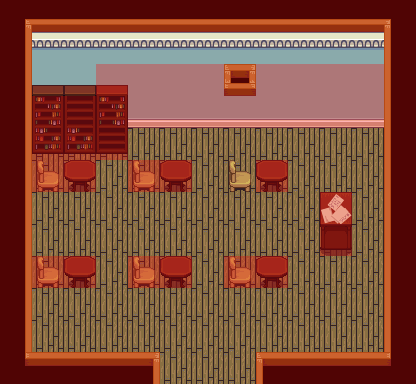

The image is a tile-based game level rendered from a .tmx file. Its description and complete source (layers, tilesets, objects, tile grids) follow:
An orthogonal 13x12 tile map with 32x32 px tiles, 7 tile layers (Floor, Walls, Furniture, Decor, ...), 3 tilesets.

<map version="1.2" tiledversion="1.2.0" orientation="orthogonal" renderorder="right-down" width="13" height="12" tilewidth="32" tileheight="32" infinite="0" nextlayerid="10" nextobjectid="1">
 <tileset firstgid="1" name="interior" tilewidth="32" tileheight="32" tilecount="256" columns="16">
  <image source="../Assets/LPC_house_interior/interior.png" width="512" height="512" />
  <tile id="0">
   <animation>
    <frame tileid="162" duration="300" />
    <frame tileid="161" duration="300" />
    <frame tileid="163" duration="300" />
    <frame tileid="161" duration="300" />
   </animation>
  </tile>
 </tileset>
 <tileset firstgid="257" source="house_inside.tsx" />
 <tileset firstgid="481" source="Collision.tsx" />
 <layer id="3" name="Floor" width="13" height="12">
  <data encoding="csv">
49,49,49,49,49,49,49,49,49,49,49,49,0,
49,49,49,49,49,49,49,49,49,49,49,49,0,
49,49,49,49,49,49,49,49,49,49,49,49,0,
49,49,49,49,49,49,49,49,49,49,49,49,0,
49,49,49,49,49,49,49,49,49,49,49,49,0,
49,49,49,49,49,49,49,49,49,49,49,49,0,
49,49,49,49,49,49,49,49,49,49,49,49,0,
49,49,49,49,49,49,49,49,49,49,49,49,0,
49,49,49,49,49,49,49,49,49,49,49,49,0,
49,49,49,49,49,49,49,49,49,49,49,49,0,
49,49,49,49,49,49,49,49,49,49,49,49,0,
49,49,49,49,49,49,49,49,49,49,49,49,0
</data>
 </layer>
 <layer id="4" name="Walls" width="13" height="12">
  <data encoding="csv">
34,36,36,36,36,36,36,36,36,36,36,36,33,
21,388,388,388,388,388,388,388,388,388,388,388,19,
21,404,404,404,404,404,404,404,404,404,404,404,19,
21,420,420,420,420,420,420,420,420,420,420,420,19,
21,0,0,0,0,0,0,0,0,0,0,0,19,
21,0,0,0,0,0,0,0,0,0,0,0,19,
21,0,0,0,0,0,0,0,0,0,0,0,19,
21,0,0,0,0,0,0,0,0,0,0,0,19,
21,0,0,0,0,0,0,0,0,0,0,0,19,
21,0,0,0,0,0,0,0,0,0,0,0,19,
21,0,0,0,0,0,0,0,0,0,0,0,19,
18,4,4,4,5,0,0,0,3,4,4,4,17
</data>
 </layer>
 <layer id="5" name="Furniture" width="13" height="12">
  <data encoding="csv">
0,0,0,0,0,0,0,0,0,0,0,0,0,
0,0,0,0,0,0,0,0,0,0,0,0,0,
0,319,319,317,0,0,0,0,0,0,0,0,0,
0,335,333,335,0,0,0,0,0,0,0,0,0,
0,351,351,349,0,0,0,0,0,0,0,0,0,
0,415,0,0,415,0,0,415,0,0,0,0,0,
0,0,0,0,0,0,0,0,0,0,55,0,0,
0,0,0,0,0,0,0,0,0,0,71,0,0,
0,415,0,0,415,0,0,415,0,0,0,0,0,
0,0,0,0,0,0,0,0,0,0,0,0,0,
0,0,0,0,0,0,0,0,0,0,0,0,0,
0,0,0,0,0,0,0,0,0,0,0,0,0
</data>
 </layer>
 <layer id="6" name="Decor" width="13" height="12">
  <data encoding="csv">
0,0,0,0,0,0,0,0,0,0,0,0,0,
0,0,0,0,0,0,0,0,0,0,0,0,0,
0,0,0,0,0,0,0,1,0,0,0,0,0,
0,0,0,0,0,0,0,0,0,0,0,0,0,
0,0,0,0,0,0,0,0,0,0,0,0,0,
0,0,46,0,0,46,0,0,46,0,0,0,0,
0,0,0,0,0,0,0,0,0,0,42,0,0,
0,0,0,0,0,0,0,0,0,0,0,0,0,
0,0,46,0,0,46,0,0,46,0,0,0,0,
0,0,0,0,0,0,0,0,0,0,0,0,0,
0,0,0,0,0,0,0,0,0,0,0,0,0,
0,0,0,0,0,0,0,0,0,0,0,0,0
</data>
 </layer>
 <layer id="7" name="NPCs" width="13" height="12">
  <data encoding="csv">
0,0,0,0,0,0,0,0,0,0,0,0,0,
0,0,0,0,0,0,0,0,0,0,0,0,0,
0,0,0,0,0,0,0,0,0,0,0,0,0,
0,0,0,0,0,0,0,0,0,0,0,0,0,
0,0,0,0,0,0,0,0,0,0,0,0,0,
0,0,0,0,0,0,0,0,0,0,0,0,0,
0,0,0,0,0,0,0,0,0,0,0,0,0,
0,0,0,0,0,0,0,0,0,0,0,0,0,
0,0,0,0,0,0,0,0,0,0,0,0,0,
0,0,0,0,0,0,0,0,0,0,0,0,0,
0,0,0,0,0,0,0,0,0,0,0,0,0,
0,0,0,0,0,0,0,0,0,0,0,0,0
</data>
 </layer>
 <layer id="8" name="PlayerLayer" width="13" height="12">
  <data encoding="csv">
0,0,0,0,0,0,0,0,0,0,0,0,0,
0,0,0,0,0,0,0,0,0,0,0,0,0,
0,0,0,0,0,0,0,0,0,0,0,0,0,
0,0,0,0,0,0,0,0,0,0,0,0,0,
0,0,0,0,0,0,0,0,0,0,0,0,0,
0,0,0,0,0,0,0,0,0,0,0,0,0,
0,0,0,0,0,0,0,0,0,0,0,0,0,
0,0,0,0,0,0,0,0,0,0,0,0,0,
0,0,0,0,0,0,0,0,0,0,0,0,0,
0,0,0,0,0,0,0,0,0,0,0,0,0,
0,0,0,0,0,0,0,0,0,0,0,0,0,
0,0,0,0,0,0,0,0,0,0,0,0,0
</data>
 </layer>
 <layer id="9" name="Collisions" width="13" height="12" opacity="0.3">
  <data encoding="csv">
481,481,481,481,481,481,481,481,481,481,481,481,481,
481,0,0,0,0,0,0,0,0,0,0,0,481,
481,0,0,481,481,481,481,481,481,481,481,481,481,
481,481,481,481,481,481,481,481,481,481,481,481,481,
481,481,481,481,0,0,0,0,0,0,0,0,481,
481,481,481,0,481,481,0,0,481,0,0,0,481,
481,0,0,0,0,0,0,0,0,0,481,0,481,
481,0,0,0,0,0,0,0,0,0,481,0,481,
481,481,481,0,481,481,0,481,481,0,0,0,481,
481,0,0,0,0,0,0,0,0,0,0,0,481,
481,0,0,0,0,0,0,0,0,0,0,0,481,
481,481,481,481,481,0,0,0,481,481,481,481,481
</data>
 </layer>
</map>
